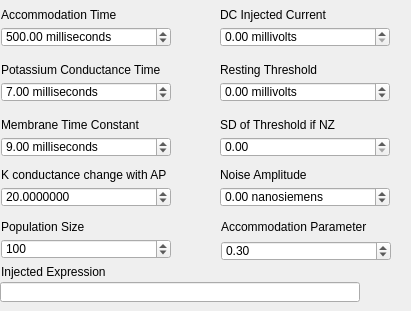
                   <widget class="QWidget" name="cellTab">
                    <property name="sizePolicy">
                     <sizepolicy hsizetype="Expanding" vsizetype="Preferred">
                      <horstretch>0</horstretch>
                      <verstretch>0</verstretch>
                     </sizepolicy>
                    </property>
                    <property name="styleSheet">
                     <string notr="true"/>
                    </property>
                    <attribute name="title">
                     <string>Normal Cells</string>
                    </attribute>
                    <widget class="QDoubleSpinBox" name="cellAccom">
                     <property name="geometry">
                      <rect>
                       <x>1</x>
                       <y>27</y>
                       <width>170</width>
                       <height>20</height>
                      </rect>
                     </property>
                     <property name="suffix">
                      <string> milliseconds</string>
                     </property>
                     <property name="decimals">
                      <number>2</number>
                     </property>
                     <property name="maximum">
                      <double>10000.000000000000000</double>
                     </property>
                     <property name="value">
                      <double>500.000000000000000</double>
                     </property>
                    </widget>
                    <widget class="QLabel" name="accTimeLabel_6">
                     <property name="geometry">
                      <rect>
                       <x>221</x>
                       <y>219</y>
                       <width>181</width>
                       <height>16</height>
                      </rect>
                     </property>
                     <property name="text">
                      <string>Accommodation Parameter</string>
                     </property>
                    </widget>
                    <widget class="QLabel" name="accTimeLabel_2">
                     <property name="geometry">
                      <rect>
                       <x>1</x>
                       <y>62</y>
                       <width>201</width>
                       <height>16</height>
                      </rect>
                     </property>
                     <property name="text">
                      <string>Potassium Conductance Time</string>
                     </property>
                    </widget>
                    <widget class="QLabel" name="accTimeLabel_17">
                     <property name="geometry">
                      <rect>
                       <x>220</x>
                       <y>7</y>
                       <width>160</width>
                       <height>16</height>
                      </rect>
                     </property>
                     <property name="text">
                      <string>DC Injected Current</string>
                     </property>
                    </widget>
                    <widget class="QLabel" name="accTimeLabel_3">
                     <property name="geometry">
                      <rect>
                       <x>1</x>
                       <y>117</y>
                       <width>221</width>
                       <height>16</height>
                      </rect>
                     </property>
                     <property name="text">
                      <string>Membrane Time Constant</string>
                     </property>
                    </widget>
                    <widget class="QLabel" name="accTimeLabel_4">
                     <property name="geometry">
                      <rect>
                       <x>220</x>
                       <y>62</y>
                       <width>151</width>
                       <height>16</height>
                      </rect>
                     </property>
                     <property name="text">
                      <string>Resting Threshold</string>
                     </property>
                    </widget>
                    <widget class="QLabel" name="accTimeLabel">
                     <property name="geometry">
                      <rect>
                       <x>1</x>
                       <y>7</y>
                       <width>160</width>
                       <height>16</height>
                      </rect>
                     </property>
                     <property name="text">
                      <string>Accommodation Time</string>
                     </property>
                    </widget>
                    <widget class="QDoubleSpinBox" name="cellAccomParam">
                     <property name="geometry">
                      <rect>
                       <x>221</x>
                       <y>241</y>
                       <width>170</width>
                       <height>20</height>
                      </rect>
                     </property>
                     <property name="minimum">
                      <double>-100.000000000000000</double>
                     </property>
                     <property name="maximum">
                      <double>10000.000000000000000</double>
                     </property>
                     <property name="value">
                      <double>0.300000000000000</double>
                     </property>
                    </widget>
                    <widget class="QLabel" name="accTimeLabel_5">
                     <property name="geometry">
                      <rect>
                       <x>1</x>
                       <y>167</y>
                       <width>231</width>
                       <height>16</height>
                      </rect>
                     </property>
                     <property name="text">
                      <string>K conductance change with AP</string>
                     </property>
                    </widget>
                    <widget class="QDoubleSpinBox" name="cellDCInj">
                     <property name="geometry">
                      <rect>
                       <x>220</x>
                       <y>27</y>
                       <width>170</width>
                       <height>20</height>
                      </rect>
                     </property>
                     <property name="suffix">
                      <string> millivolts</string>
                     </property>
                     <property name="decimals">
                      <number>2</number>
                     </property>
                     <property name="maximum">
                      <double>10000.000000000000000</double>
                     </property>
                     <property name="value">
                      <double>0.000000000000000</double>
                     </property>
                    </widget>
                    <widget class="QDoubleSpinBox" name="cellKCondChg">
                     <property name="geometry">
                      <rect>
                       <x>1</x>
                       <y>187</y>
                       <width>170</width>
                       <height>20</height>
                      </rect>
                     </property>
                     <property name="decimals">
                      <number>7</number>
                     </property>
                     <property name="minimum">
                      <double>-100000.000000000000000</double>
                     </property>
                     <property name="maximum">
                      <double>10000.000000000000000</double>
                     </property>
                     <property name="value">
                      <double>20.000000000000000</double>
                     </property>
                    </widget>
                    <widget class="QDoubleSpinBox" name="cellKCond">
                     <property name="geometry">
                      <rect>
                       <x>1</x>
                       <y>82</y>
                       <width>170</width>
                       <height>20</height>
                      </rect>
                     </property>
                     <property name="suffix">
                      <string> milliseconds</string>
                     </property>
                     <property name="decimals">
                      <number>2</number>
                     </property>
                     <property name="minimum">
                      <double>0.000000000000000</double>
                     </property>
                     <property name="maximum">
                      <double>10000.000000000000000</double>
                     </property>
                     <property name="value">
                      <double>7.000000000000000</double>
                     </property>
                    </widget>
                    <widget class="QDoubleSpinBox" name="cellRestThresh">
                     <property name="geometry">
                      <rect>
                       <x>220</x>
                       <y>82</y>
                       <width>170</width>
                       <height>20</height>
                      </rect>
                     </property>
                     <property name="suffix">
                      <string> millivolts</string>
                     </property>
                     <property name="minimum">
                      <double>-99.989999999999995</double>
                     </property>
                    </widget>
                    <widget class="QDoubleSpinBox" name="cellMembTC">
                     <property name="geometry">
                      <rect>
                       <x>1</x>
                       <y>137</y>
                       <width>170</width>
                       <height>20</height>
                      </rect>
                     </property>
                     <property name="suffix">
                      <string> milliseconds</string>
                     </property>
                     <property name="decimals">
                      <number>2</number>
                     </property>
                     <property name="minimum">
                      <double>-10000.000000000000000</double>
                     </property>
                     <property name="maximum">
                      <double>10000.000000000000000</double>
                     </property>
                     <property name="value">
                      <double>9.000000000000000</double>
                     </property>
                    </widget>
                    <widget class="QLabel" name="accTimeLabel_8">
                     <property name="geometry">
                      <rect>
                       <x>220</x>
                       <y>117</y>
                       <width>151</width>
                       <height>16</height>
                      </rect>
                     </property>
                     <property name="text">
                      <string>SD of Threshold if NZ</string>
                     </property>
                    </widget>
                    <widget class="QDoubleSpinBox" name="cellRestThreshSD">
                     <property name="geometry">
                      <rect>
                       <x>220</x>
                       <y>137</y>
                       <width>170</width>
                       <height>20</height>
                      </rect>
                     </property>
                    </widget>
                    <widget class="QSpinBox" name="cellPopSize">
                     <property name="geometry">
                      <rect>
                       <x>1</x>
                       <y>239</y>
                       <width>170</width>
                       <height>20</height>
                      </rect>
                     </property>
                     <property name="maximum">
                      <number>16777215</number>
                     </property>
                     <property name="value">
                      <number>100</number>
                     </property>
                    </widget>
                    <widget class="QLabel" name="accTimeLabel_7">
                     <property name="geometry">
                      <rect>
                       <x>1</x>
                       <y>219</y>
                       <width>151</width>
                       <height>16</height>
                      </rect>
                     </property>
                     <property name="text">
                      <string>Population Size</string>
                     </property>
                    </widget>
                    <widget class="QDoubleSpinBox" name="noiseAmp">
                     <property name="geometry">
                      <rect>
                       <x>220</x>
                       <y>187</y>
                       <width>170</width>
                       <height>20</height>
                      </rect>
                     </property>
                     <property name="frame">
                      <bool>true</bool>
                     </property>
                     <property name="specialValueText">
                      <string/>
                     </property>
                     <property name="showGroupSeparator" stdset="0">
                      <bool>false</bool>
                     </property>
                     <property name="suffix">
                      <string> nanosiemens</string>
                     </property>
                     <property name="decimals">
                      <number>2</number>
                     </property>
                     <property name="minimum">
                      <double>-1000.000000000000000</double>
                     </property>
                     <property name="maximum">
                      <double>10000.000000000000000</double>
                     </property>
                     <property name="value">
                      <double>0.000000000000000</double>
                     </property>
                    </widget>
                    <widget class="QLabel" name="noiseAmpLabel">
                     <property name="geometry">
                      <rect>
                       <x>220</x>
                       <y>167</y>
                       <width>160</width>
                       <height>16</height>
                      </rect>
                     </property>
                     <property name="text">
                      <string>Noise Amplitude</string>
                     </property>
                    </widget>
                    <widget class="QLineEdit" name="injectedExpression">
                     <property name="geometry">
                      <rect>
                       <x>0</x>
                       <y>282</y>
                       <width>360</width>
                       <height>20</height>
                      </rect>
                     </property>
                    </widget>
                    <widget class="QLabel" name="injectedExpressionLabel">
                     <property name="geometry">
                      <rect>
                       <x>1</x>
                       <y>263</y>
                       <width>201</width>
                       <height>17</height>
                      </rect>
                     </property>
                     <property name="text">
                      <string>Injected Expression</string>
                     </property>
                    </widget>
                   </widget>
